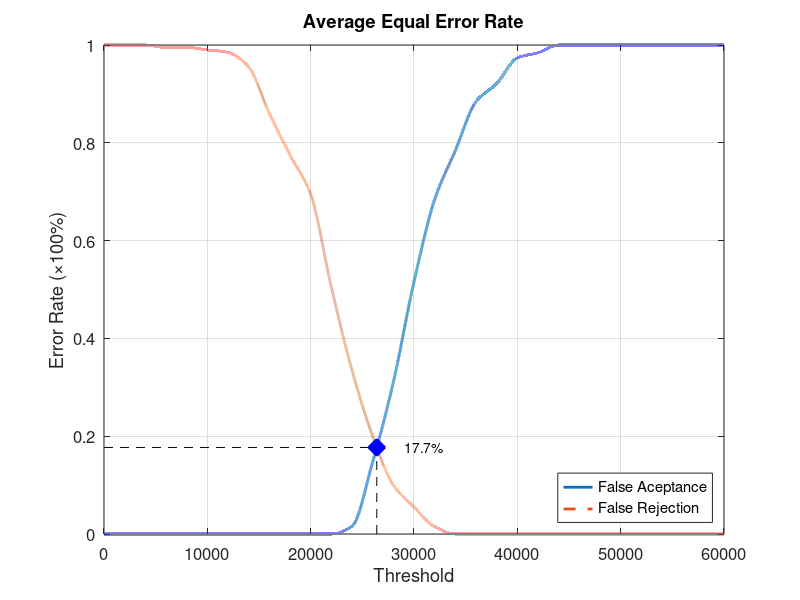
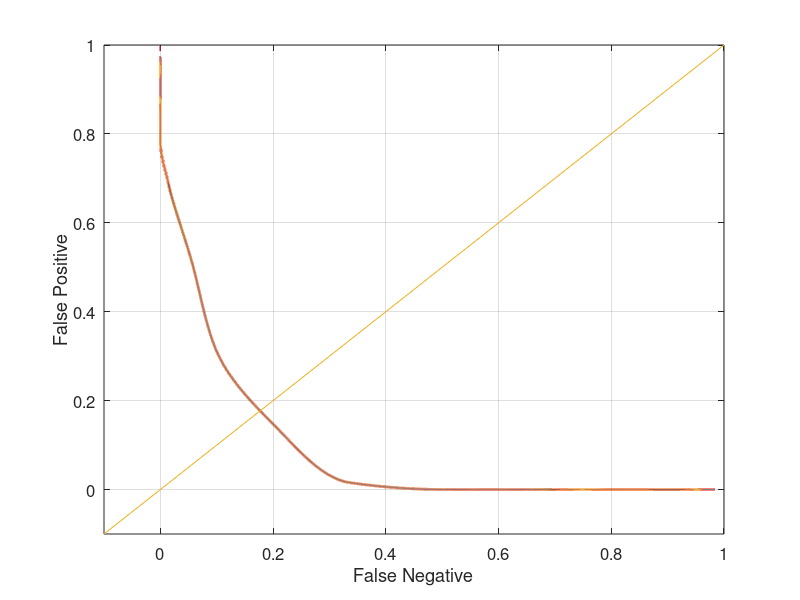

These charts were generated, in order, by the following MATLAB code:
function yEER = Database1_4
close all;
clear;
clc;
x = 0:2000:60000;
xq = 0:0.5:60000;

y0 = [0 0 0 0 0 0 0 0 0 0 0 0 0.0157895 0.147368 0.310526 0.515789 0.684211 0.784211 0.884211 0.921053 0.973684 0.984211 1 1 1 1 1 1 1 1 1];
yy0 = interp1(x, y0, xq, 'pchip');
y1 = [1 1 1 0.995 0.995 0.99 0.985 0.955 0.86 0.775 0.695 0.505 0.335 0.2 0.1 0.055 0.015 0 0 0 0 0 0 0 0 0 0 0 0 0 0];
yy1 = interp1(x, y1, xq, 'pchip');

% Calculating EER: 
y2 = abs(y0 - y1);
find(y2 == min(y2))
yy2 = abs(yy0 - yy1);
xEER = find(yy2 == min(yy2));
xEERIndex = xq(xEER) % X-axis EER
yEER = yy0(xEER) % Y-axis EER

main = figure
plot(xq, yy0,'-','LineWidth', 2);	hold on
plot(xq, yy1,'--','LineWidth', 2);	hold on
plot([xEERIndex xEERIndex], [0 yEER], 'k--');	hold on
plot([0 xEERIndex], [yEER yEER], 'k--');	hold on
plot(xEERIndex, yEER, 'bx', 'LineWidth', 10);	hold on
text(xEERIndex + 10 * xEERIndex / 100, yEER, [num2str(round((10000 * yEER)) / 100) '%'])
legend('False Aceptance', 'False Rejection', 'Location', 'SouthEast')
xlabel('Threshold')
ylabel('Error Rate (\times100%)')
title('Average Equal Error Rate')
set(gca, 'FontSize', 12)
axis([0 60000 0 1])
grid on

print(main, 'Database1_4Main', '-dpng');
FNRxFPR = figure('Color', [1 1 1]);
plot(yy1, yy0, '-', yy1, yy0, 'LineWidth', 2);
hold on
y = -0.1:0.1:1
plot(y, y); 
set(gca, 'FontSize', 12)
xlabel('False Negative')
ylabel('False Positive')
axis([-0.1 1 -0.1 1])
set(gca, 'FontSize', 12)
grid on

print(FNRxFPR, 'Database1_4FNRxFPR','-dpng');
end
